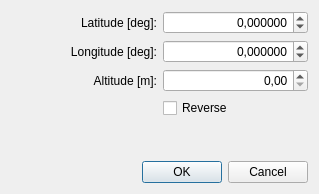
<?xml version="1.0" encoding="UTF-8"?>
<ui version="4.0">
 <class>DialogWGS</class>
 <widget class="QDialog" name="DialogWGS">
  <property name="geometry">
   <rect>
    <x>0</x>
    <y>0</y>
    <width>319</width>
    <height>194</height>
   </rect>
  </property>
  <property name="windowTitle">
   <string>Dialog</string>
  </property>
  <property name="locale">
   <locale language="Polish" country="Poland"/>
  </property>
  <layout class="QGridLayout" name="gridLayout">
   <item row="1" column="0">
    <widget class="QLabel" name="label_2">
     <property name="text">
      <string>Longitude [deg]:</string>
     </property>
     <property name="alignment">
      <set>Qt::AlignRight|Qt::AlignTrailing|Qt::AlignVCenter</set>
     </property>
     <property name="buddy">
      <cstring>spinBoxLon</cstring>
     </property>
    </widget>
   </item>
   <item row="0" column="1">
    <widget class="QDoubleSpinBox" name="spinBoxLat">
     <property name="alignment">
      <set>Qt::AlignRight|Qt::AlignTrailing|Qt::AlignVCenter</set>
     </property>
     <property name="decimals">
      <number>6</number>
     </property>
     <property name="minimum">
      <double>-90.000000000000000</double>
     </property>
     <property name="maximum">
      <double>90.000000000000000</double>
     </property>
    </widget>
   </item>
   <item row="4" column="0" colspan="2">
    <spacer name="verticalSpacer">
     <property name="orientation">
      <enum>Qt::Vertical</enum>
     </property>
     <property name="sizeHint" stdset="0">
      <size>
       <width>20</width>
       <height>125</height>
      </size>
     </property>
    </spacer>
   </item>
   <item row="5" column="0" colspan="2">
    <widget class="QDialogButtonBox" name="buttonBox">
     <property name="orientation">
      <enum>Qt::Horizontal</enum>
     </property>
     <property name="standardButtons">
      <set>QDialogButtonBox::Cancel|QDialogButtonBox::Ok</set>
     </property>
    </widget>
   </item>
   <item row="1" column="1">
    <widget class="QDoubleSpinBox" name="spinBoxLon">
     <property name="alignment">
      <set>Qt::AlignRight|Qt::AlignTrailing|Qt::AlignVCenter</set>
     </property>
     <property name="decimals">
      <number>6</number>
     </property>
     <property name="minimum">
      <double>-180.000000000000000</double>
     </property>
     <property name="maximum">
      <double>180.000000000000000</double>
     </property>
    </widget>
   </item>
   <item row="0" column="0">
    <widget class="QLabel" name="label">
     <property name="text">
      <string>Latitude [deg]:</string>
     </property>
     <property name="alignment">
      <set>Qt::AlignRight|Qt::AlignTrailing|Qt::AlignVCenter</set>
     </property>
     <property name="buddy">
      <cstring>spinBoxLat</cstring>
     </property>
    </widget>
   </item>
   <item row="2" column="0">
    <widget class="QLabel" name="label_3">
     <property name="text">
      <string>Altitude [m]:</string>
     </property>
     <property name="alignment">
      <set>Qt::AlignRight|Qt::AlignTrailing|Qt::AlignVCenter</set>
     </property>
     <property name="buddy">
      <cstring>spinBoxAlt</cstring>
     </property>
    </widget>
   </item>
   <item row="2" column="1">
    <widget class="QDoubleSpinBox" name="spinBoxAlt">
     <property name="alignment">
      <set>Qt::AlignRight|Qt::AlignTrailing|Qt::AlignVCenter</set>
     </property>
     <property name="maximum">
      <double>9999.989999999999782</double>
     </property>
    </widget>
   </item>
   <item row="3" column="1">
    <widget class="QCheckBox" name="checkBoxRev">
     <property name="text">
      <string>Reverse</string>
     </property>
    </widget>
   </item>
  </layout>
 </widget>
 <tabstops>
  <tabstop>spinBoxLat</tabstop>
  <tabstop>spinBoxLon</tabstop>
  <tabstop>spinBoxAlt</tabstop>
  <tabstop>checkBoxRev</tabstop>
 </tabstops>
 <resources/>
 <connections>
  <connection>
   <sender>buttonBox</sender>
   <signal>accepted()</signal>
   <receiver>DialogWGS</receiver>
   <slot>accept()</slot>
   <hints>
    <hint type="sourcelabel">
     <x>229</x>
     <y>165</y>
    </hint>
    <hint type="destinationlabel">
     <x>157</x>
     <y>193</y>
    </hint>
   </hints>
  </connection>
  <connection>
   <sender>buttonBox</sender>
   <signal>rejected()</signal>
   <receiver>DialogWGS</receiver>
   <slot>reject()</slot>
   <hints>
    <hint type="sourcelabel">
     <x>297</x>
     <y>171</y>
    </hint>
    <hint type="destinationlabel">
     <x>286</x>
     <y>193</y>
    </hint>
   </hints>
  </connection>
 </connections>
</ui>
